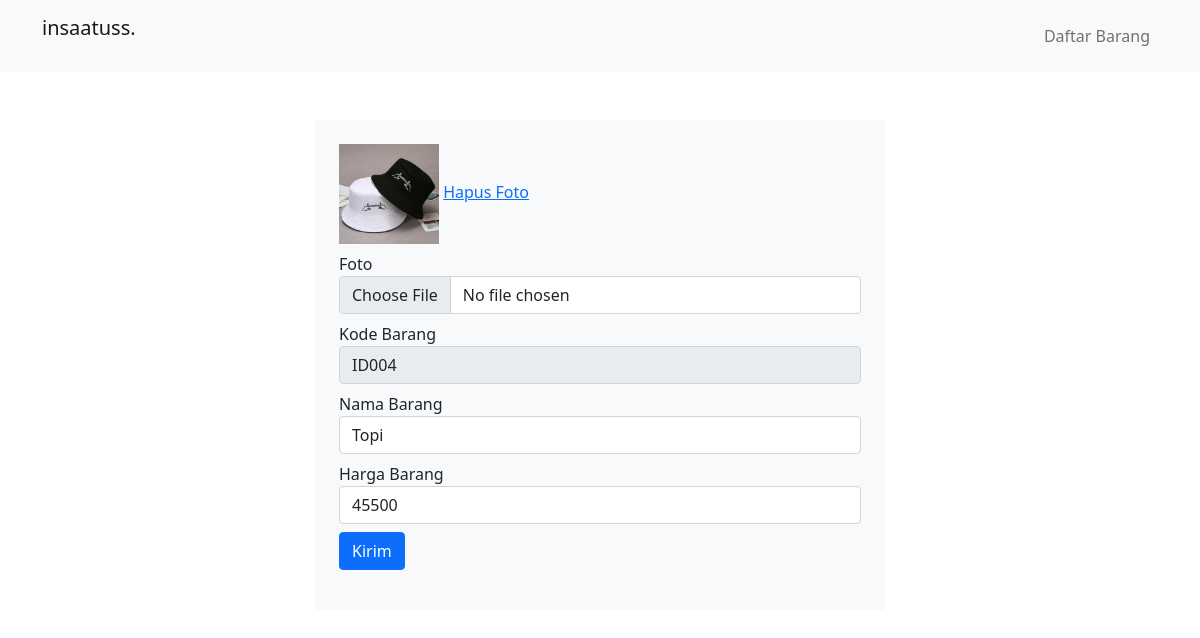
The app's page /form_edit.php?id=ID004 with its own data.
### tables this page shows
CREATE TABLE `barang` (
  `id_barang` varchar(20) NOT NULL,
  `nama_barang` varchar(30) NOT NULL,
  `harga` int(10) NOT NULL,
  `foto` text DEFAULT NULL
);

### form_edit.php (the view, shortened to what this page needs)
<?php
require_once("connection.php");
if ( isset($_GET["id"]) ) $id = $_GET["id"];
else echo "Kode barang tidak ditemukan! <a href='index.php'>Kembali</a>";
$query = " SELECT * FROM barang WHERE id_barang = '{$id}'";
$result = mysqli_query( $mysqli, $query);
foreach ( $result as $barang) {
    $foto = $barang["foto"];
    $id = $barang["id_barang"];
    $name = $barang["nama_barang"];
    $price = $barang["harga"];
}
?>
<html>
  <head>
    <link href="https://cdn.jsdelivr.net/npm/bootstrap@5.0.2/dist/css/bootstrap.min.css" rel="stylesheet" />
    <link rel="stylesheet" href="https://cdn.jsdelivr.net/npm/bootstrap-icons@1.5.0/font/bootstrap-icons.css" />
    <link rel="stylesheet" href="style.css" />
  </head>
  <body>
    <nav class="navbar navbar-expand-lg navbar-light bg-light">
        <div class="container">
            <a class="navbar-brand" href="#">
                <p>insaatuss.</p>
            </a>
            <div class="collapse navbar-collapse" id="navbarSupportedContent">
                <ul class="navbar-nav ms-auto mb-2 mb-lg-0">
                    <li class="nav-item">
                        <a href="index.php" class="nav-link" aria-current="page">Daftar Barang</a>
                    </li>
                </ul>
            </div>
        </div>
    </nav>
    <div id="form" class="pt-5">
        <div class="container">
            <div class="row d-flex justify-content-center">
                <div class="col col-6 p-4 bg-light">
                    <form action="action_edit.php" method="POST" enctype="multipart/form-data">
                        <?php if ( !is_null($foto) && !empty($foto)) : ?>
                            <div class="form-group mb-2">
                                <img src="<?=$foto?>" alt="" class="preview">
                                <a href="hapus_foto.php?id=<?=$id?>">Hapus Foto</a>
                            </div>
                        <?php endif; ?>
                        <div class="form-group mb-2">
                            <label for="foto_barang">Foto</label>
                            <input name="foto" id="foto_barang" class="form-control" type="file" >
                        </div>
                        <div class="form-group mb-2">
                            <label for="id_barang">Kode Barang</label>
                            <input name="id" id="id_barang" value="<?=$id?>" class="form-control" type="text" placeholder="Kode Barang" readonly>
                        </div>
                        <div class="form-group mb-2">
                            <label for="nama_barang">Nama Barang</label>
                            <input name="name" id="nama_barang" value="<?=$name?>" class="form-control" type="text" placeholder="Nama Barang" required>
                        </div>
                        <div class="form-group mb-2">
                            <label for="harga_barang">Harga Barang</label>
                            <input name="price" id="harga_barang" value="<?=$price?>" class="form-control" type="number" placeholder="Harga Barang" required>
                        </div>
                        <input name="submit" type="submit" value="Kirim" class="btn btn-primary ">
                    </form>
                </div>
            </div>
        </div>
    </div>
  </body>
</html>

### style.css (style rules this page uses)
.form-group img { height: 100px; }

### records on screen
barang: foto (picture), id "ID004", name "Topi", price "45500"
